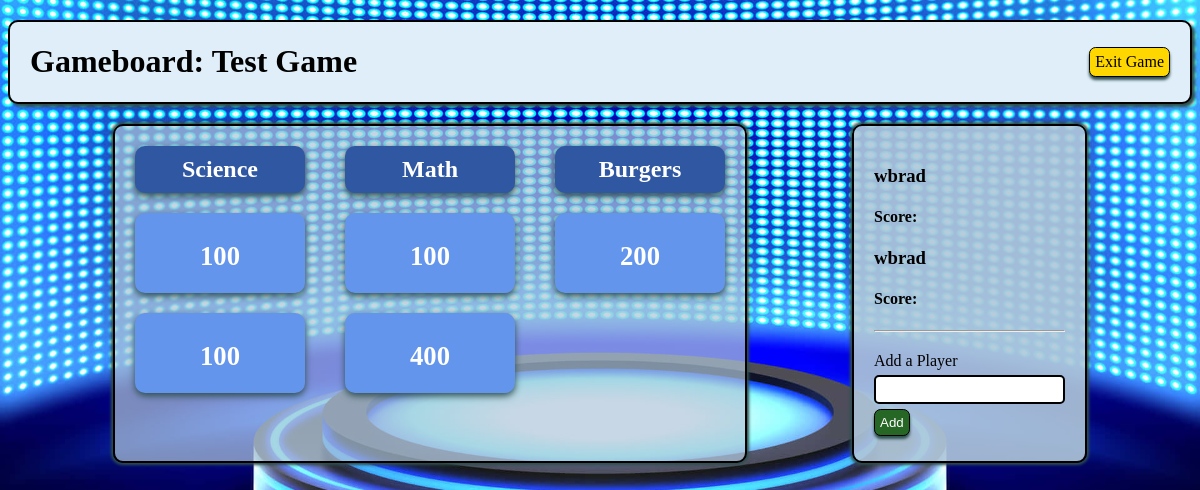
Screenshot of /games/play/1 (signed in) with the database file from the repository.
### gameboard_app/models.py (models this page shows, shortened)
class Game(models.Model):
    title = models.CharField(max_length=255)
    is_active = models.BooleanField(default=False)
    creator = models.ForeignKey(User, related_name='gameboards', on_delete=models.CASCADE, default=1)
    created_at = models.DateTimeField(auto_now_add=True)
    updated_at = models.DateTimeField(auto_now=True)
    @classmethod
    def get_by_id(cls, id):
        return cls.objects.get(id=id)
    @classmethod
    def update_activity(cls, data):
        game = cls.objects.get(id=data['id'])
        game.is_active = data['is_active']
        game.save()
        return game

class Category(models.Model):
    name = models.CharField(max_length=255)
    game_assigned = models.ForeignKey(Game, related_name="categories_avail", on_delete = models.CASCADE, default=1)
    created_at = models.DateTimeField(auto_now_add=True)
    updated_at = models.DateTimeField(auto_now=True)

class Question(models.Model):
    question = models.TextField()
    pic = models.ImageField(upload_to='question_images/', null=True, blank=True, default='')
    answer = models.CharField(max_length=255)
    points = models.IntegerField(default=100)
    played = models.BooleanField(default=False)
    category_assigned = models.ForeignKey(Category, related_name="question_list", on_delete = models.CASCADE, default=1)
    created_at = models.DateTimeField(auto_now_add=True)
    updated_at = models.DateTimeField(auto_now=True)

### gameboard_app/views.py (the view)
# urls.py: path('play/<int:game_id>', views.play_gameboard, name='play'),
def play_gameboard(request, game_id):
    if 'user_id' not in request.session:
        return redirect('/')
    game = Game.get_by_id(game_id)
    categories = game.categories_avail.all()
    game_over = True
    if not game.is_active:
        game.update_activity({'id': game_id, 'is_active': True})
    for category in categories:
        if category.question_list.filter(played=False):
            game_over = False
    context = {
        'game': game,
        'categories': categories,
        'game_over': game_over
    }
    return render(request, 'gameboard.html', context)

### gameboard_app/templates/gameboard.html (shortened to what this page needs)
<!DOCTYPE html>
<html lang="en">
<head>
    {% load static %}
    <link rel="stylesheet" href="{% static 'css/style.css' %}">
</head>
<body>
    <div class="game_wrapper">
        <div class="nav_bar">
            <h1>Gameboard: {{ game.title }}</h1>
            <a class="back" href="{% url 'main_select' %}">Exit Game</a>
        </div>
        <div style="display: flex; justify-content: space-evenly;">
            <div class="play_box">
                {% for category in categories %}
                    <div class="cat_box">
                        <h2 class="cat_title">{{ category.name }}</h2>
                        {% for question in category.question_list.all|dictsort:"points" %}
                            {% if not question.played %}
                                <div class="ques_box">
                                    <h3><a class="q_link" href="{% url 'show_ques' question.id %}">{{ question.points }}</a></h3>
                                </div>
                            {% else %}
                                <div class="played">
                                    <h3><p class="played_text">{{ question.points }}</p></h3>
                                </div>
                            {% endif %}
                        {% endfor %}
                    </div>
                {% endfor %}
            </div>
            <div class="player_box">
                {% if 'player_1' in request.session and 'player_2' in request.session %}
                    <h3>{{ request.session.player_1 }}</h3>
                    <h4>Score: {{ request.session.score_1 }}</h4>
                    <h3>{{ request.session.player_2 }}</h3>
                    <h4>Score: {{ request.session.score_2 }}</h4>
                {% elif 'player_1' in request.session %}
                    <h3>{{ request.session.player_1 }}</h3>
                    <h4>Score: {{ request.session.score_1 }}</h4>
                {% else %}
                    <h3>[Need a Player]</h3>
                    <h4>Score: </h4>
                {% endif %}
                <hr style="margin-bottom: 20px;">
                <form action="{% url 'add_player' %}" method="post">
                    <label for="player_name">Add a Player</label>
                    <p><input class="input" type="text" name="player_name"></p>
                    <p><input class="add" type="submit" value="Add"></p>
                </form>
            </div>
        </div>
    </div>
</body>
</html>

### gameboard_app/static/css/style.css (style rules this page uses)
body { background-image: url("../images/game-show-background-opt1.jpg"); background-position: center; background-size: cover; }
.game_wrapper { width: auto; }
.nav_bar { display: flex; justify-content: space-between; align-items: center; margin: 20px 0px; padding: 0px 20px; border: 2px solid black; border-radius: 10px; background-color:rgb(224, 238, 249); box-shadow: 3px 3px 3px darkslategray; }
.back, .delete, .q_edit, .q_delete, .play, .add { text-decoration: none; border: 1px solid black; border-radius: 5pt; box-shadow: 0px 3px 3px darkslategray; background-color: gold; color: black; padding: 5px; cursor: pointer; }
.add { background-color: rgb(38, 103, 38); color: white; }
p { margin: 5px 0px; }
.play_box, .player_box { display: flex; justify-content: space-evenly; border: 2px solid black; background-color: rgb(176, 199, 218, 0.7); border-radius: 10px; box-shadow: 0px 0px 3px 2px darkslategray; }
.player_box { display: block; padding: 20px; background-color: rgb(176, 199, 218, 0.9); }
.cat_box { padding: 0px 20px 20px; }
.cat_title, .ques_box, .played { padding: 10px; text-align: center; width: 150px; border-radius: 10px; background-color:rgb(48, 87, 161); color: white; box-shadow: 0px 3px 7px darkslategray; }
.ques_box, .played { height: 60px; margin: auto; margin-bottom: 20px; background-color: cornflowerblue; }
.input { border: 2px solid black; border-radius: 5px; padding: 5px; }
.q_link, .played_text { text-decoration: none; color: white; font-size: 20pt; }

### rows the page displays
Game: title "Test Game"
Category: name "Science"
Question: points "100"
Question: points "100"
Category: name "Math"
Question: points "100"
Question: points "400"
Category: name "Burgers"
Question: points "200"

### other values shown
{{ request.session.player_1 }} "wbrad"
{{ request.session.player_2 }} "wbrad"
